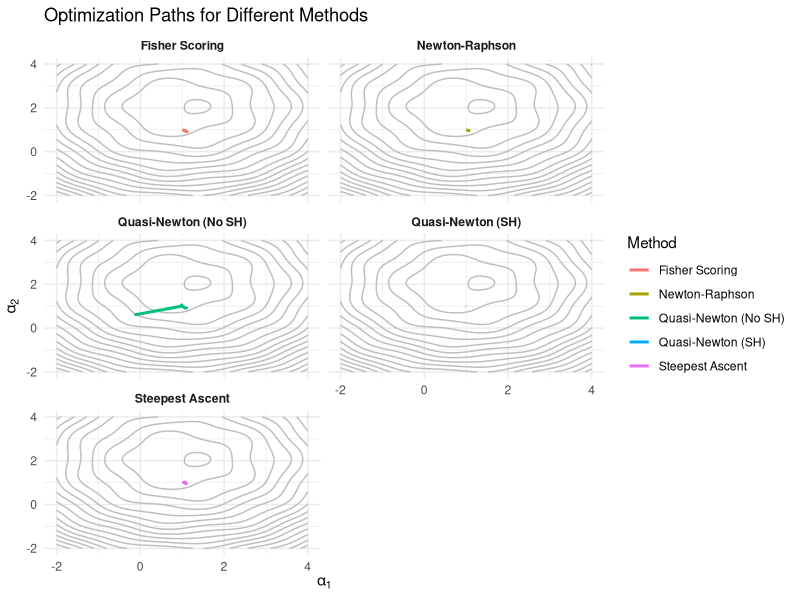

Reproduce this figure in R.
## ---- chunk 1
#| echo: false
# Load data
oilD <- data.frame(
  year = 1974:1999,
  spills = c(2, 5, 3, 3, 1, 5, 2, 2, 1, 1, 1, 2, 3, 4, 2, 2, 3, 2, 1, 0, 0, 1, 0, 0, 0, 0),
  importExport = c(0.720, 0.850, 1.120, 1.345, 1.290, 1.260, 1.015, 0.870, 0.750, 0.605, 0.570, 0.540,
                   0.720, 0.790, 0.840, 0.995, 1.030, 0.975, 1.070, 1.190, 1.290, 1.235, 1.340, 1.440, 1.450, 1.510),
  domestic = c(0.22, 0.17, 0.15, 0.20, 0.59, 0.64, 0.84, 0.87, 0.94, 0.99, 0.92, 1.00,
               0.99, 1.06, 1.00, 0.88, 0.82, 0.82, 0.76, 0.66, 0.65, 0.59, 0.56, 0.51, 0.42, 0.44)
)

# Assign variables
ni <- oilD$spills
b1 <- oilD$importExport
b2 <- oilD$domestic
## ---- chunk 2
newtonRaphson <- function(ni, b1, b2, 
                          alphaInit, tol = 1e-8, maxIter = 100) {
  alpha <- alphaInit
  path <- list(alpha)
  for (iter in 1:maxIter) {
    lambdaI <- alpha[1] * b1 + alpha[2] * b2
    grad <- c(
      sum((ni / lambdaI - 1) * b1),
      sum((ni / lambdaI - 1) * b2)
    )
    hessian <- matrix(c(
      -sum(ni * b1^2 / lambdaI^2),
      -sum(ni * b1 * b2 / lambdaI^2),
      -sum(ni * b1 * b2 / lambdaI^2),
      -sum(ni * b2^2 / lambdaI^2)
    ), nrow = 2)
    delta <- solve(hessian, grad)
    alphaNew <- alpha - delta
    path <- append(path, list(alphaNew))
    if (max(abs(alphaNew - alpha)) < tol) break
    alpha <- alphaNew
  }
  list(alpha = alpha, iterations = iter, path = path)
}
## ---- chunk 3
fisherScoring <- function(ni, b1, b2, 
                          alphaInit, tol = 1e-8, maxIter = 100) {
  alpha <- alphaInit
  path <- list(alpha)
  for (iter in 1:maxIter) {
    lambdaI <- alpha[1] * b1 + alpha[2] * b2
    grad <- c(
      sum((ni / lambdaI - 1) * b1),
      sum((ni / lambdaI - 1) * b2)
    )
    fisherInfo <- matrix(c(
      sum(b1^2 / lambdaI),
      sum(b1 * b2 / lambdaI),
      sum(b1 * b2 / lambdaI),
      sum(b2^2 / lambdaI)
    ), nrow = 2)
    delta <- solve(fisherInfo, grad)
    alphaNew <- alpha + delta
    path <- append(path, list(alphaNew))
    if (max(abs(alphaNew - alpha)) < tol) break
    alpha <- alphaNew
  }
  list(alpha = alpha, iterations = iter, path = path)
}
## ---- chunk 4
#| echo: false
# Initial parameter estimates
alphaInit <- c(1, 1)

# Newton–Raphson
nrResult <- newtonRaphson(ni, b1, b2, alphaInit)
cat("Newton–Raphson MLEs:", nrResult$alpha, "\n")
cat("Iterations:", nrResult$iterations, "\n")

# Fisher Scoring
fsResult <- fisherScoring(ni, b1, b2, alphaInit)
cat("Fisher Scoring MLEs:", fsResult$alpha, "\n")
cat("Iterations:", fsResult$iterations, "\n")

print(nrResult$alpha)
print(fsResult$alpha)
## ---- chunk 5
# Use the Fisher Information Matrix at the MLEs
lambdaI_mle <- nrResult$alpha[1] * b1 + nrResult$alpha[2] * b2
fisherInfoMLE <- matrix(c(
  sum(b1^2 / lambdaI_mle),
  sum(b1 * b2 / lambdaI_mle),
  sum(b1 * b2 / lambdaI_mle),
  sum(b2^2 / lambdaI_mle)
), nrow = 2)

# Covariance Matrix
covMatrix <- solve(fisherInfoMLE)
## ---- chunk 6
#| echo: false
# Standard Errors
stdErrors <- sqrt(diag(covMatrix))
cat("Standard Errors:", stdErrors, "\n")
## ---- chunk 7
steepestAscent <- function(ni, b1, b2, 
                          alphaInit, tol = 1e-8, maxIter = 100) {
  alpha <- alphaInit
  path <- list(alpha)
  for (iter in 1:maxIter) {
    lambdaI <- alpha[1] * b1 + alpha[2] * b2
    grad <- c(
      sum((ni / lambdaI - 1) * b1),
      sum((ni / lambdaI - 1) * b2)
    )
    direction <- grad
    stepSize <- 1
    repeat {
      alphaNew <- alpha + stepSize * direction
      lambdaNew <- alphaNew[1] * b1 + alphaNew[2] * b2
      if (all(lambdaNew > 0)) {
        llOld <- sum(ni * log(lambdaI) - lambdaI)
        llNew <- sum(ni * log(lambdaNew) - lambdaNew)
        if (llNew > llOld) break
      }
      stepSize <- stepSize / 2
      if (stepSize < tol) break
    }
    path <- append(path, list(alphaNew))
    if (max(abs(alphaNew - alpha)) < tol) break
    alpha <- alphaNew
  }
  list(alpha = alpha, iterations = iter, path = path)
}
## ---- chunk 8
#| echo: false
# Execute the method
saResult <- steepestAscent(ni, b1, b2, alphaInit)
cat("Steepest Ascent MLEs:", saResult$alpha, "\n")
cat("Iterations:", saResult$iterations, "\n")
## ---- chunk 9
quasiNewton <- function(ni, b1, b2, alphaInit, 
                        tol = 1e-8, maxIter = 100, stepHalving = TRUE) {
  alpha <- alphaInit
  BInv <- diag(2)  # Initial inverse Hessian approximation
  path <- list(alpha)
  for (iter in 1:maxIter) {
    lambdaI <- alpha[1] * b1 + alpha[2] * b2
    grad <- c(
      sum((ni / lambdaI - 1) * b1),
      sum((ni / lambdaI - 1) * b2)
    )
    deltaAlpha <- -BInv %*% grad
    stepSize <- 1
    if (stepHalving) {
      repeat {
        alphaNew <- alpha + stepSize * deltaAlpha
        lambdaNew <- alphaNew[1] * b1 + alphaNew[2] * b2
        if (all(lambdaNew > 0)) {
          llOld <- sum(ni * log(lambdaI) - lambdaI)
          llNew <- sum(ni * log(lambdaNew) - lambdaNew)
          if (llNew > llOld) break
        }
        stepSize <- stepSize / 2
        if (stepSize < tol) break
      }
    } else {
      alphaNew <- alpha + deltaAlpha
    }
    s <- alphaNew - alpha
    lambdaI_new <- alphaNew[1] * b1 + alphaNew[2] * b2
    gradNew <- c(
      sum((ni / lambdaI_new - 1) * b1),
      sum((ni / lambdaI_new - 1) * b2)
    )
    y <- gradNew - grad
    rho <- 1 / sum(y * s)
    if (is.finite(rho)) {
      BInv <- (diag(2) - rho * s %*% t(y)) %*% BInv %*% 
        (diag(2) - rho * y %*% t(s)) + rho * s %*% t(s)
    }
    path <- append(path, list(alphaNew))
    if (max(abs(alphaNew - alpha)) < tol) break
    alpha <- alphaNew
  }
  list(alpha = alpha, iterations = iter, path = path)
}
## ---- chunk 10
#| echo: false
# With step halving
qnResultSh <- quasiNewton(ni, b1, b2, alphaInit, stepHalving = TRUE)
cat("Quasi-Newton MLEs with step halving:", qnResultSh$alpha, "\n")
cat("Iterations:", qnResultSh$iterations, "\n")

# Without step halving
qnResultNoSh <- quasiNewton(ni, b1, b2, alphaInit, stepHalving = FALSE)
cat("Quasi-Newton MLEs without step halving:", qnResultNoSh$alpha, "\n")
cat("Iterations:", qnResultNoSh$iterations, "\n")
## ---- chunk 11
#| echo: false
library(ggplot2)
library(dplyr)

# Define the function
func <- function(x, y) {
  -((x - 1)^2 + (y - 2)^2 + 0.5 * sin(3 * x) * cos(3 * y))
}

pathToDf <- function(path, methodName) {
  pathClean <- lapply(path, function(x) {
    if (is.matrix(x)) as.numeric(x) else x
  })
  
  pathMatrix <- do.call(rbind, lapply(pathClean, function(x) {
    if (length(x) == 2) x else c(NA, NA)
  }))
  data.frame(
    x = pathMatrix[, 1],
    y = pathMatrix[, 2],
    iteration = seq_len(nrow(pathMatrix)),
    method = methodName
  )
}

# Create data frames for all methods
nrDf <- pathToDf(nrResult$path, "Newton-Raphson")
fsDf <- pathToDf(fsResult$path, "Fisher Scoring")
saDf <- pathToDf(saResult$path, "Steepest Ascent")
qnShDf <- pathToDf(qnResultSh$path, "Quasi-Newton (SH)")
qnNoShDf <- pathToDf(qnResultNoSh$path, "Quasi-Newton (No SH)")

# Combine all paths
allPaths <- bind_rows(nrDf, fsDf, saDf, qnShDf, qnNoShDf)

# Define sequences for the contour grid
xSeq <- seq(-2, 4, length.out = 100)
ySeq <- seq(-2, 4, length.out = 100)

# Create contour grid
contourDf <- expand.grid(x = xSeq, y = ySeq) %>%
  mutate(z = apply(., 1, function(row) func(row[1], row[2])))

ggplot() +
  # Contour background
  geom_contour(data = contourDf, aes(x = x, y = y, z = z), 
               color = "grey", bins = 20) +
  # Optimization paths
  geom_path(data = allPaths, aes(x = x, y = y, color = method), linewidth = 1) +
  # Facet by method
  facet_wrap(~method, ncol = 2) +
  labs(
    title = "Optimization Paths for Different Methods",
    x = expression(alpha[1]),
    y = expression(alpha[2]),
    color = "Method"
  ) +
  theme_minimal() +
  theme(strip.text = element_text(face = "bold"))
